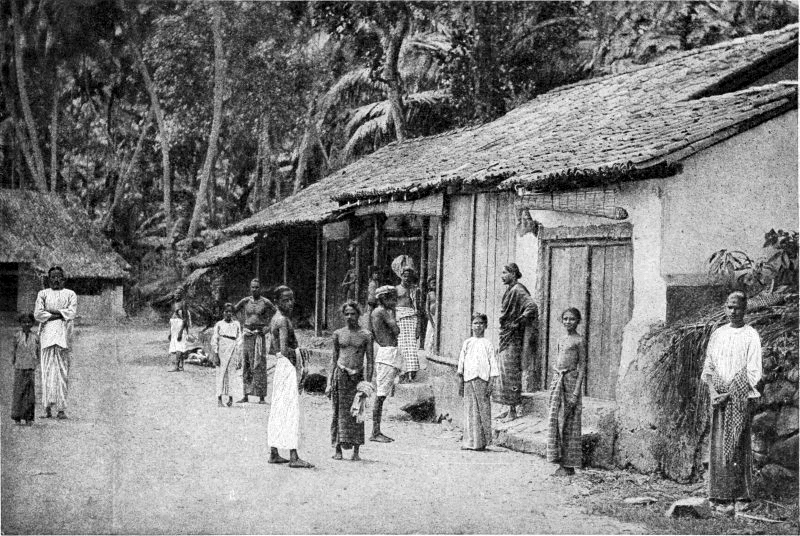
#> input picture test/The Contrast Stretched Image.png, 800 x 536 px
$ python test32.py
#> lines starting #> are read from the running program, lines starting #| are printed output that depends on the picture
# -*- coding: utf-8 -*-
"""
Created on Sat Oct  9 05:44:38 2021

@author: Umeshika
"""
#import the libraries
from datetime import datetime
import numpy as np
from skimage.io import imread
import matplotlib.pyplot as plt

#The variable is create to get the starting time when the code is run
starttime=datetime.now()
img = imread('The Contrast Stretched Image.png') #load the image
#> img is the input picture: shape (536, 800); min 0, max 255, mean 124.3
def histogram(imagehis,title1,ylim):
#> called with ylim = 25000
            plt.hist(imagehis.ravel(),bins=np.arange(255))
            plt.ylim([0,ylim])
            plt.xlim([-2,260])
            plt.title(title1)
            plt.xlabel("Pixels Intesity")
            plt.ylabel("Pixels Intesity Count")
            plt.show()
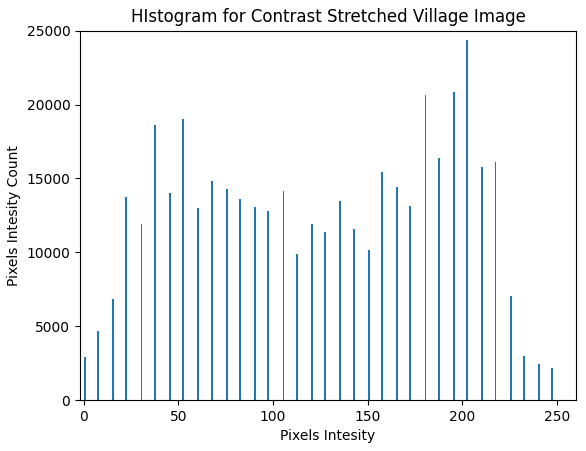
#> figure drawn by matplotlib, 1 panel; tallest bar 24344 high, from x = 202 to 203
#plot histogram
histogram(img,'HIstogram for Contrast Stretched Village Image',25000)
"""The code executing time is calculated using
 difference of the start time and end time"""
print (datetime.now()-starttime)

$ run again, with test/2blu.png copied over test/The Contrast Stretched Image.png
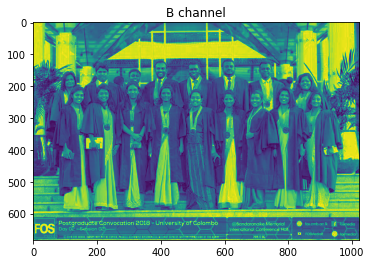
#> input picture test/2blu.png, 371 x 264 px
#> img is the input picture: shape (264, 371, 4); mean R, G, B, A 122, 160.1, 151.3, 255
#> in histogram, `plt.show()`:
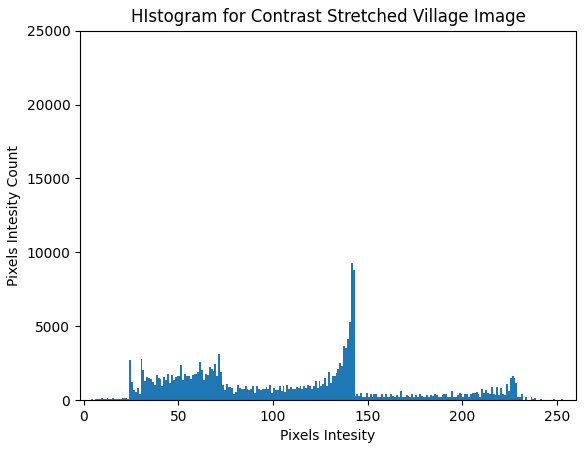
#> figure drawn by matplotlib, 1 panel; tallest bar 9254 high, from x = 141 to 142

$ run again, with test/2green.png copied over test/The Contrast Stretched Image.png
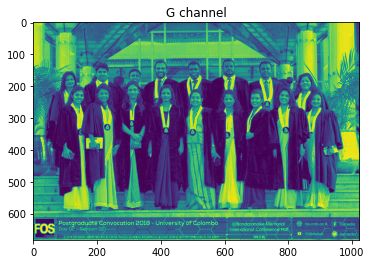
#> input picture test/2green.png, 371 x 264 px
#> img is the input picture: shape (264, 371, 4); mean R, G, B, A 117.6, 148.6, 148.6, 255
#> in histogram, `plt.show()`:
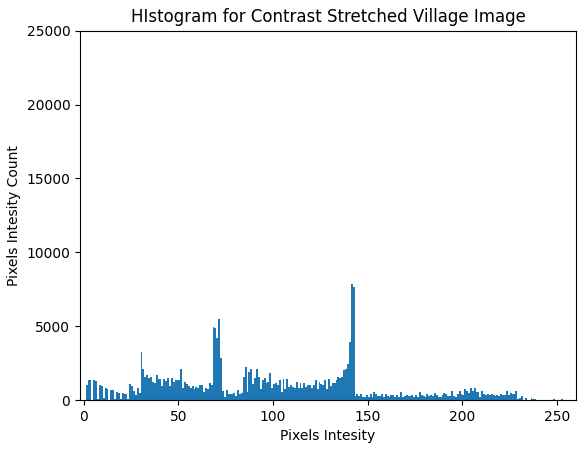
#> figure drawn by matplotlib, 1 panel; tallest bar 7838 high, from x = 141 to 142

$ run again, with test/2red.png copied over test/The Contrast Stretched Image.png
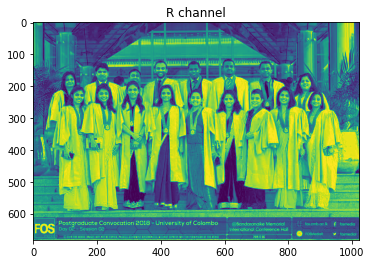
#> input picture test/2red.png, 371 x 264 px
#> img is the input picture: shape (264, 371, 4); mean R, G, B, A 130.2, 173.1, 144.1, 255
#> in histogram, `plt.show()`:
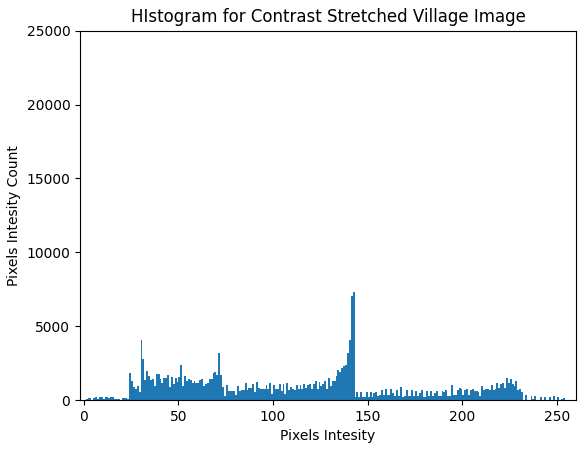
#> figure drawn by matplotlib, 1 panel; tallest bar 7330 high, from x = 142 to 143
